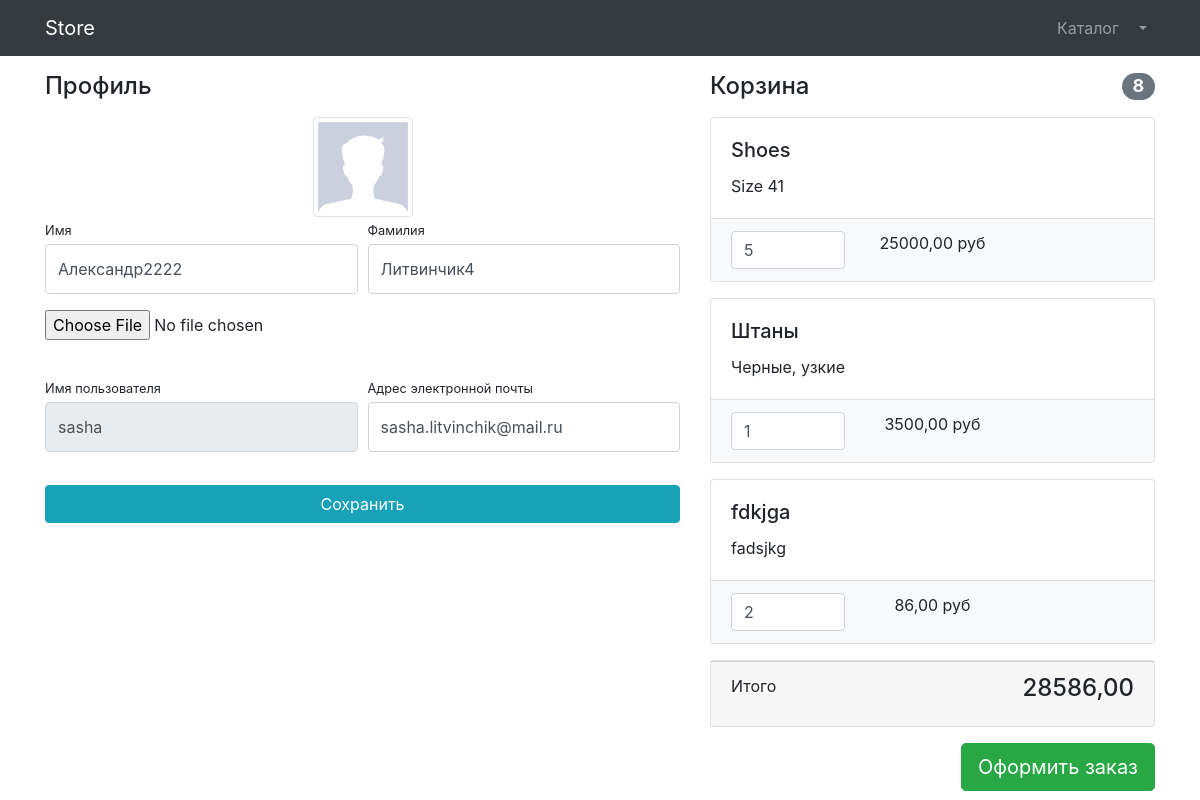
Before: /accounts/profile/1/ (signed in) with the older database file.
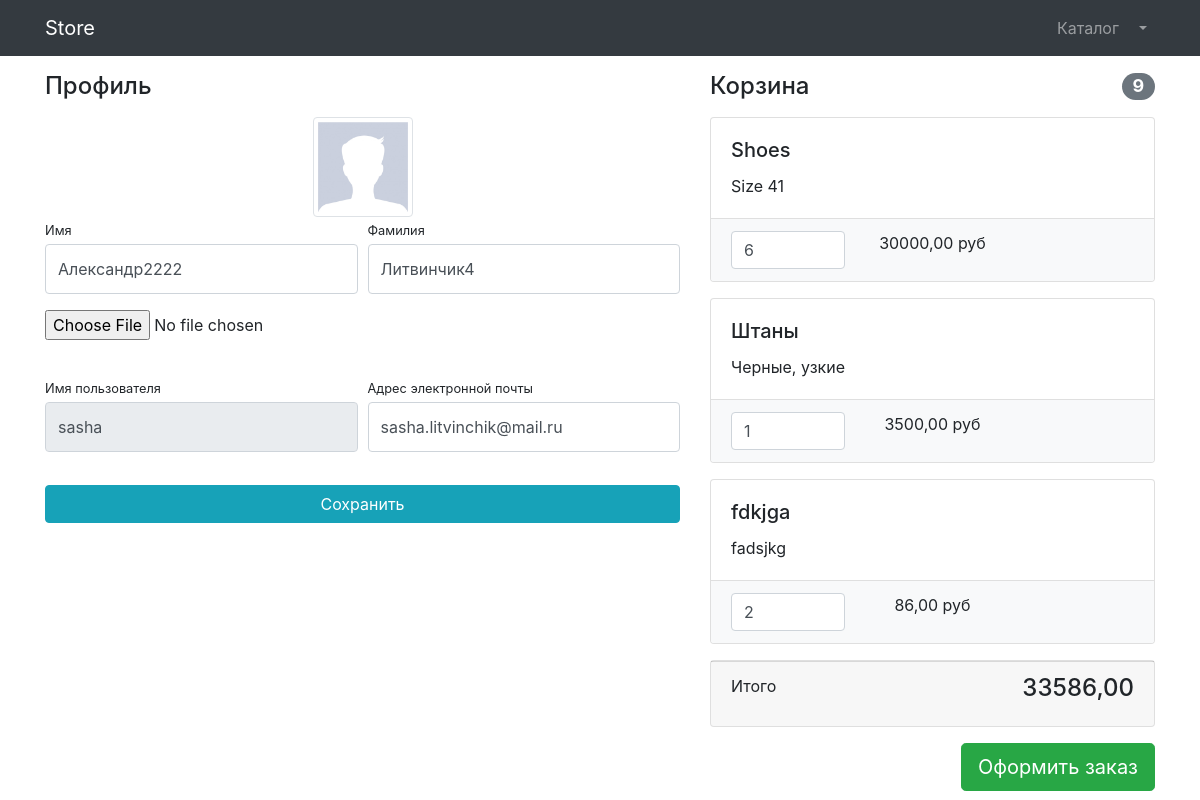
After: the same page with the newer database file.
### users/models.py (models this page shows)
class User(AbstractUser):
    image = models.ImageField(upload_to='users_image', null=True, blank=True)
    is_verified_email = models.BooleanField(default=False)

### products/models.py (models this page shows, shortened)
class Basket(models.Model):
    user = models.ForeignKey(to=User, on_delete=models.CASCADE)
    product = models.ForeignKey(to=Product, on_delete=models.CASCADE)
    quantity = models.PositiveIntegerField(default=0)
    created_timestamp = models.DateTimeField(auto_now_add=True)
    objects = BasketQuerySet.as_manager()
    def sum(self):
        return self.product.price * self.quantity

class Product(models.Model):
    name = models.CharField(max_length=256)
    description = models.TextField()
    price = models.DecimalField(max_digits=6, decimal_places=2)
    quantity = models.PositiveIntegerField(default=0)
    image = models.ImageField(upload_to='products_images')
    category = models.ForeignKey(to=ProductCategory, on_delete=models.CASCADE)
    class Meta:
        verbose_name = 'product'
        verbose_name_plural = 'products'

### users/views.py (the view, shortened to what this page needs)
# urls.py: path('profile/<int:pk>/', login_required(UserProfileView.as_view()), name='profile'),
class UserProfileView(TitleMixin, UpdateView):
    model = User
    form_class = UserProfileForm
    template_name = 'users/profile.html'
    title = 'Store - личный кабинет'

### users/forms.py
class UserProfileForm(UserChangeForm):
    first_name = forms.CharField(widget=forms.TextInput(attrs={'class': 'form-control py-4'}))
    last_name = forms.CharField(widget=forms.TextInput(attrs={'class': 'form-control py-4'}))
    email = forms.CharField(widget=forms.EmailInput(attrs={'class': 'form-control py-4'}))
    username = forms.CharField(widget=forms.TextInput(attrs={
        'class': 'form-control py-4', 'readonly': True}))
    image = forms.ImageField(widget=forms.FileInput(attrs={
        'class': 'custom-file-input'}), required=False)
    class Meta:
        model = User
        fields = ['first_name', 'last_name', 'image', 'username', 'email', ]

### common/views.py (called while the page is built)
    def get_context_data(self, **kwargs):
        context = super(TitleMixin, self).get_context_data(**kwargs)
        context['title'] = self.title
        return context

### products/context_processors.py (called while the page is built)
def baskets(request):
    user = request.user
    return {'baskets': Basket.objects.filter(user=user) if user.is_authenticated else []}

### products/models.py (called while the page is built)
    def total_sum(self):
        return sum(basket.sum() for basket in self)

    def total_quantity(self):
        return sum(basket.quantity for basket in self)

### users/templates/users/profile.html (shortened to what this page needs)
{% extends 'products/base.html' %}
{% load static %}
{% block css %}
    <link href="{% static 'vendor/css/profile.css' %}" rel="stylesheet">
{% endblock %}
{% block content %}
    <div class="container">
        <div class="row">
            <div class="col-lg-7">
                <h4 class="mt-3 mb-3">Профиль</h4>
                <div class="col-lg-12 text-center">
                    <img width="100" height="100"
                         src=" {% if user.image %}{{ user.image.url }}{% else %}  {% static  'vendor/img/users/default_avatar.jpg' %} {% endif %}"
                         class="img-thumbnail">
                </div>
                <form action="{% url 'users:profile' user.id %}" method="post" enctype="multipart/form-data">
                    <div class="form-row">
                        <div class="col-lg-6">
                            <div class="form-group">
                                <label class="small mb-1" for="{{ form.first_name.id_for_label }}">Имя</label>
                                {{ form.first_name }}
                            </div>
                        </div>
                        <div class="col-lg-6">
                            <div class="form-group">
                                <label class="small mb-1" for="{{ form.last_name.id_for_label }}">Фамилия</label>
                                {{ form.last_name }}
                            </div>
                        </div>
                    </div>
                    <div class="form-row mb-2">
                        <div class="col-lg-12">
                            <div class="custom-file">
                                <input type="file" class="{{ form.image.id_for_label }}" id="userAvatar" size="50">
                            </div>
                        </div>
                    </div>
                    <div class="form-row">
                        <div class="col-lg-6">
                            <label class="small mb-1" for="{{ form.username.id_for_label }}">Имя пользователя</label>
                            {{ form.username }}
                        </div>
                        <div class="col-lg-6">
                            <label class="small mb-1" for="{{ form.email.id_for_label }}">Адрес электронной
                                почты</label>
                            {{ form.email }}
                        </div>
                    </div>
                    <div class="form-row">
                        <div class="col-lg-12" style="margin-top: 33px;">
                            <input class="btn btn-info btn-block" type="submit" value="Сохранить">
                        </div>
                    </div>
                </form>
            </div>
            <div class="col-lg-5">
                {% include 'products/basket.html' %}
            </div>
        </div>
    </div>
{% endblock %}

### products/templates/products/base.html (shortened to what this page needs)
{% load static %}
<!DOCTYPE html>
<html lang="en">
<head>
    <link href="{% static 'vendor/bootstrap/css/bootstrap.min.css' %}" rel="stylesheet">
    {% block css %}{% endblock %}
</head>
<body>
<nav class="navbar navbar-expand-lg navbar-dark bg-dark fixed-top">
    <div class="container">
        <a class="navbar-brand" href="{% url 'index' %}">Store</a>
        <div class="collapse navbar-collapse" id="navbarResponsive">
            <ul class="navbar-nav ml-auto">
                <li class="nav-item">
                    <a class="nav-link" href="{% url 'products:index' %}">Каталог
                    </a>
                </li>
                {% if user.is_authenticated %}
                    <li class="nav-item dropdown">
                        <a class="nav-link dropdown-toggle" href="#" id="navbarDropdown" role="button"
                           data-bs-toggle="dropdown" aria-expanded="false">
                        </a>
                    </li>
                {% else %}
                    <li class="nav-item">
                        <a class="nav-link" href="{% url  'users:login' %}">Войти <i class="fas fa-sign-in-alt"></i></a>
                    </li>
                {% endif %}
            </ul>
        </div>
    </div>
</nav>
{% block content %}{% endblock %}
</body>
</html>

### products/templates/products/basket.html (shortened to what this page needs)
{% if baskets %}
    <h4 class="mt-3 mb-3 d-flex justify-content-between align-items-center mb-3">
        Корзина <span class="badge badge-secondary badge-pill">{{ baskets.total_quantity }}</span>
    </h4>
    {% for basket in baskets %}
        <div class="card mb-3">
            <div class="card-body">
                <h5 class="card-title">{{ basket.product.name }}</h5>
                <p class="card-text">{{ basket.product.description }}</p>
            </div>
            <ul class="list-group list-group-flush">
                <li class="list-group-item bg-light">
                    <div class="row text-center">
                        <div class="col-lg-4">
                            <input name="basketID" type="number" class="form-control"
                                   value="{{ basket.quantity }}" min="0">
                        </div>
                        <div class="col-lg-4"><p class="card-text">{{ basket.sum }} руб</p></div>
                        <div class="col-lg-4">
                        </div>
                    </div>
                </li>
            </ul>
        </div>
    {% endfor %}
    <div class="card mb-3">
        <div class="card-footer">
            <p class="float-left">Итого</p>
            <h4 class="float-right">{{ baskets.total_sum }}</h4>
        </div>
    </div>
    <a class="btn btn-success btn-lg float-right" href="../orders/order-create.html">
        Оформить заказ
    </a>
{% else %}
    <h4 class="mt-3 mb-3 text-center">
        Корзина пуста
    </h4>
{% endif %}

Changed rows visible on the page:
changed Basket "Shoes": total_quantity "8" → "9"; basketID "5" → "6"; sum "25000,00" → "30000,00"; total_sum "28586,00" → "33586,00"
